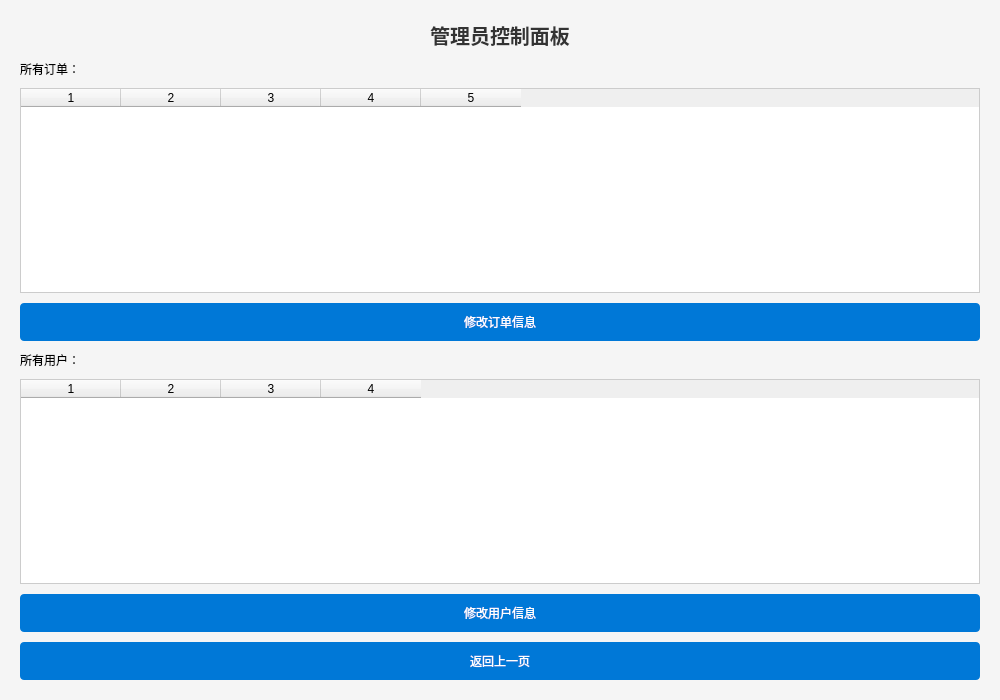
<?xml version="1.0" encoding="UTF-8"?>
<ui version="4.0">
 <class>AdminDashboardWindow</class>
 <widget class="QMainWindow" name="AdminDashboardWindow">
  <property name="geometry">
   <rect>
    <x>0</x>
    <y>0</y>
    <width>1000</width>
    <height>700</height>
   </rect>
  </property>
  <property name="styleSheet">
   <string>QMainWindow {
    background-color: #F5F5F5;
    font-family: 'Segoe UI', sans-serif;
}

QPushButton {
    background-color: #0078D7;
    border: none;
    border-radius: 4px;
    color: white;
    padding: 10px;
    min-width: 150px;
}

QPushButton:hover {
    background-color: #005FAC;
}

QTableWidget {
    border: 1px solid #ccc;
    font-size: 14px;
    color: #333;
}

QTableWidget::item {
    padding: 5px;
    border-bottom: 1px solid #ccc;
}

QTableWidget::horizontalHeader {
    background-color: #0078D7;
    color: white;
}</string>
  </property>
  <widget class="QWidget" name="centralwidget">
   <layout class="QVBoxLayout" name="verticalLayout">
    <property name="spacing">
     <number>10</number>
    </property>
    <property name="leftMargin">
     <number>20</number>
    </property>
    <property name="topMargin">
     <number>20</number>
    </property>
    <property name="rightMargin">
     <number>20</number>
    </property>
    <property name="bottomMargin">
     <number>20</number>
    </property>

    <!-- 标题 -->
    <item>
     <widget class="QLabel" name="adminTitleLabel">
      <property name="text">
       <string>管理员控制面板</string>
      </property>
      <property name="alignment">
       <set>Qt::AlignCenter</set>
      </property>
      <property name="styleSheet">
       <string>font-size: 20px; font-weight: bold; color: #333;</string>
      </property>
     </widget>
    </item>

    <!-- 显示订单信息 -->
    <item>
     <widget class="QLabel" name="ordersLabel">
      <property name="text">
       <string>所有订单：</string>
      </property>
     </widget>
    </item>
    <item>
     <widget class="QTableWidget" name="ordersTableWidget">
      <property name="columnCount">
       <number>5</number>
      </property>
      <property name="horizontalHeaderLabels">
       <stringlist>
        <string>订单号</string>
        <string>用户名</string>
        <string>航班号</string>
        <string>座位号</string>
        <string>状态</string>
       </stringlist>
      </property>
     </widget>
    </item>

    <!-- 修改订单信息按钮 -->
    <item>
     <layout class="QHBoxLayout" name="ordersButtonLayout">
      <item>
       <widget class="QPushButton" name="editOrderButton">
        <property name="text">
         <string>修改订单信息</string>
        </property>
       </widget>
      </item>
     </layout>
    </item>

    <!-- 显示用户信息 -->
    <item>
     <widget class="QLabel" name="usersLabel">
      <property name="text">
       <string>所有用户：</string>
      </property>
     </widget>
    </item>
    <item>
     <widget class="QTableWidget" name="usersTableWidget">
      <property name="columnCount">
       <number>4</number>
      </property>
      <property name="horizontalHeaderLabels">
       <stringlist>
        <string>用户名</string>
        <string>邮箱</string>
        <string>手机号</string>
        <string>注册日期</string>
       </stringlist>
      </property>
     </widget>
    </item>

    <!-- 修改用户信息按钮 -->
    <item>
     <layout class="QHBoxLayout" name="usersButtonLayout">
      <item>
       <widget class="QPushButton" name="editUserButton">
        <property name="text">
         <string>修改用户信息</string>
        </property>
       </widget>
      </item>
     </layout>
    </item>

    <!-- 返回按钮 -->
    <item>
     <layout class="QHBoxLayout" name="buttonLayout">
      <item>
       <widget class="QPushButton" name="backToPreviousButton">
        <property name="text">
         <string>返回上一页</string>
        </property>
       </widget>
      </item>
     </layout>
    </item>

   </layout>
  </widget>
 </widget>
 <resources/>
 <connections/>
</ui>
